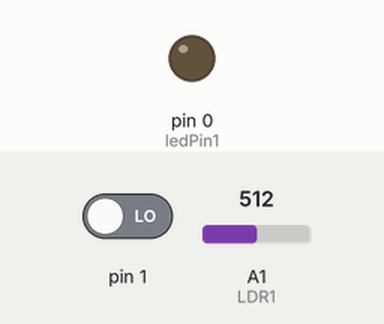
A sketch run on a simulated Arduino Uno, built with avr-gcc and run on an emulated ATmega328P. Shown: output pins drawn as LEDs (lit = HIGH). The inputs (shaded band) are chosen by the test bench; at power-on: A1 (LDR1) = 512, pin 1 LOW.

Above: at 1.2 s.
1.3 s: A1 (LDR1) set to 177
2.8 s: A1 (LDR1) set to 147
At 5.1 s:
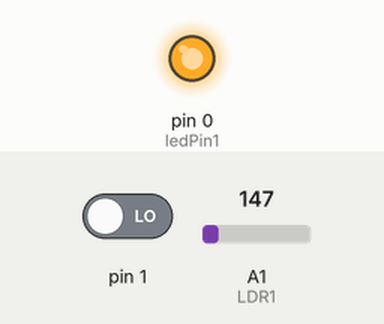
5.8 s: A1 (LDR1) set to 336
8.3 s: A1 (LDR1) set to 367
At 10.8 s:
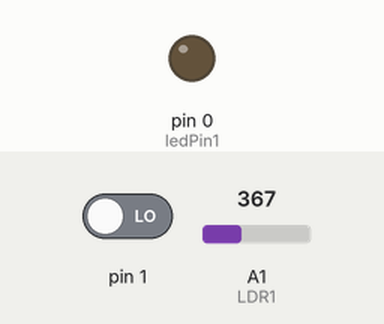
11.1 s: A1 (LDR1) set to 122
At 12.4 s:
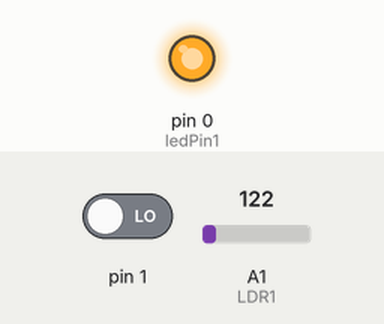
Timing chart, 0 to 14.1 s (numbered marks = the images above; inputs shaded):
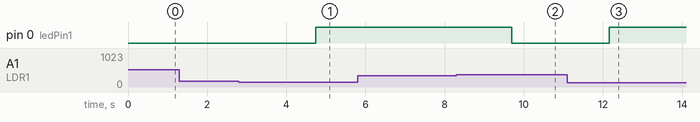

Measured:
- the behaviour switches between 162 and 161 on A1 (LDR1) (found by bisection; images 0 and 1)
- the behaviour switches between 354 and 355 on A1 (LDR1) (found by bisection; images 1 and 2)
- after the input at 2.8 s, pin 0 (ledPin1): LOW → HIGH after 1.9 s
- after the input at 5.8 s, every drawn part: stays the same
- after the input at 8.3 s, pin 0 (ledPin1): HIGH → LOW after 1.4 s
- after the input at 11.1 s, pin 0 (ledPin1): LOW → HIGH after 1.1 s

The sketch:

BMW_interior_light_control.ino
```cpp
// pin 1 input from door (open-) 1k pull up
// pin 0 out interior lights-
// pin 2 (A1) Input From LDR

int HYS = 10;
int ledPin1 = 0;
int LDR1 = A1;
int LDRValue1 = 0;
int light_sensitivity1 = 25;
int light1 = 0;
void setup()
 {
  pinMode( 1, INPUT);
 }
void loop()
{
LDRValue1 = analogRead(LDR1);
int light1 = map(LDRValue1, 0, 1012, 0, 100);
static int fadeValue1 = 0;
 if ((light1 < light_sensitivity1 + HYS) && (digitalRead(1) == LOW))
  {
   if (fadeValue1 < 255)
   {
    fadeValue1++;
     analogWrite(ledPin1,fadeValue1);
     delay(15);
   }
  }
if ((light1 > light_sensitivity1 - HYS) || (digitalRead(1) == HIGH))
 {
  if (fadeValue1 > 0)
   { fadeValue1--;
    analogWrite(ledPin1,fadeValue1);
    delay(20);
   }
  }
}
```
